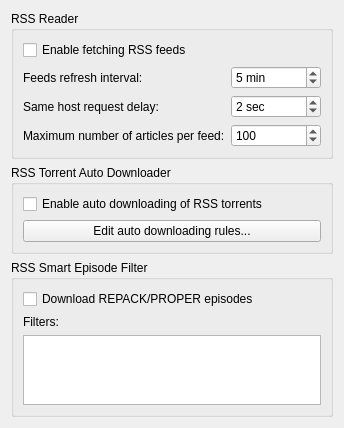
          <widget class="QWidget" name="scrollAreaWidgetContents_5">
           <property name="geometry">
            <rect>
             <x>0</x>
             <y>0</y>
             <width>336</width>
             <height>391</height>
            </rect>
           </property>
           <layout class="QVBoxLayout" name="verticalLayout_27">
            <item>
             <widget class="QGroupBox" name="groupRSSReader">
              <property name="title">
               <string>RSS Reader</string>
              </property>
              <layout class="QVBoxLayout" name="verticalLayout_26">
               <item>
                <widget class="QCheckBox" name="checkRSSEnable">
                 <property name="text">
                  <string>Enable fetching RSS feeds</string>
                 </property>
                </widget>
               </item>
               <item>
                <layout class="QGridLayout" name="gridLayout_5">
                 <item row="0" column="0">
                  <widget class="QLabel" name="label_111">
                   <property name="text">
                    <string>Feeds refresh interval:</string>
                   </property>
                  </widget>
                 </item>
                 <item row="1" column="1">
                  <widget class="QSpinBox" name="spinRSSFetchDelay">
                   <property name="suffix">
                    <string> sec</string>
                   </property>
                   <property name="maximum">
                    <number>2147483646</number>
                   </property>
                   <property name="value">
                    <number>2</number>
                   </property>
                  </widget>
                 </item>
                 <item row="1" column="0">
                  <widget class="QLabel" name="labelRSSFetchDelay">
                   <property name="text">
                    <string>Same host request delay:</string>
                   </property>
                  </widget>
                 </item>
                 <item row="0" column="1">
                  <widget class="QSpinBox" name="spinRSSRefreshInterval">
                   <property name="suffix">
                    <string> min</string>
                   </property>
                   <property name="minimum">
                    <number>1</number>
                   </property>
                   <property name="maximum">
                    <number>999999</number>
                   </property>
                   <property name="value">
                    <number>5</number>
                   </property>
                  </widget>
                 </item>
                 <item row="0" column="2">
                  <spacer name="horizontalSpacer_6">
                   <property name="orientation">
                    <enum>Qt::Orientation::Horizontal</enum>
                   </property>
                   <property name="sizeHint" stdset="0">
                    <size>
                     <width>40</width>
                     <height>20</height>
                    </size>
                   </property>
                  </spacer>
                 </item>
                 <item row="2" column="1">
                  <widget class="QSpinBox" name="spinRSSMaxArticlesPerFeed">
                   <property name="maximum">
                    <number>2147483646</number>
                   </property>
                   <property name="value">
                    <number>100</number>
                   </property>
                  </widget>
                 </item>
                 <item row="2" column="0">
                  <widget class="QLabel" name="label_12">
                   <property name="text">
                    <string>Maximum number of articles per feed:</string>
                   </property>
                  </widget>
                 </item>
                </layout>
               </item>
              </layout>
             </widget>
            </item>
            <item>
             <widget class="QGroupBox" name="groupRSSAutoDownloader">
              <property name="title">
               <string>RSS Torrent Auto Downloader</string>
              </property>
              <layout class="QVBoxLayout" name="verticalLayout_21">
               <item>
                <widget class="QCheckBox" name="checkRSSAutoDownloaderEnable">
                 <property name="text">
                  <string>Enable auto downloading of RSS torrents</string>
                 </property>
                </widget>
               </item>
               <item>
                <widget class="QPushButton" name="btnEditRules">
                 <property name="text">
                  <string>Edit auto downloading rules...</string>
                 </property>
                </widget>
               </item>
              </layout>
             </widget>
            </item>
            <item>
             <widget class="QGroupBox" name="groupRSSSmartEpisodeFilter">
              <property name="title">
               <string>RSS Smart Episode Filter</string>
              </property>
              <layout class="QVBoxLayout" name="verticalLayout_31">
               <item>
                <widget class="QCheckBox" name="checkSmartFilterDownloadRepacks">
                 <property name="text">
                  <string>Download REPACK/PROPER episodes</string>
                 </property>
                </widget>
               </item>
               <item>
                <widget class="QLabel" name="label_5">
                 <property name="text">
                  <string>Filters:</string>
                 </property>
                </widget>
               </item>
               <item>
                <widget class="QPlainTextEdit" name="textSmartEpisodeFilters"/>
               </item>
              </layout>
             </widget>
            </item>
            <item>
             <spacer name="verticalSpacer_5">
              <property name="orientation">
               <enum>Qt::Orientation::Vertical</enum>
              </property>
              <property name="sizeHint" stdset="0">
               <size>
                <width>20</width>
                <height>200</height>
               </size>
              </property>
             </spacer>
            </item>
           </layout>
          </widget>
